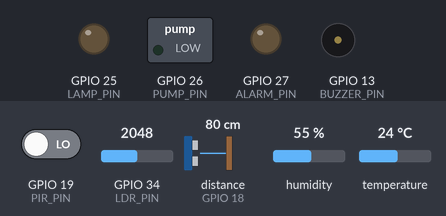
Bench run of a sketch on a simulated ESP32. On the bench: switched loads named in the sketch (green lamp = pin HIGH), output pins drawn as LEDs (lit = HIGH), buzzer (waves = sounding). Wiring (inferred from the names in the program): ultrasonic range finder: trigger GPIO 5; echo GPIO 18. Inputs (shaded band) come from the test bench; at power-on: distance to the obstacle (sensor on GPIO 18) 80 cm, temperature 24 °C, GPIO 34 (LDR_PIN) = 2048, GPIO 19 (PIR_PIN) LOW, humidity 55 %. The echo pulse lasts 58.3 µs per cm; WiFi joins after 1.5 s; servers stay silent unless stated; uploads are accepted with an empty reply; random numbers use the default seed unless the sketch sets one; no MQTT or app messages arrive unless stated; pins used as bus, display or sensor lines are not drawn; what the sketch prints to the serial monitor is not drawn.

Above: at 2.7 s.
2.8 s: distance to the obstacle (sensor on GPIO 18) set to 151 cm
7.0 s: distance to the obstacle (sensor on GPIO 18) set to 160 cm
At 8.7 s:
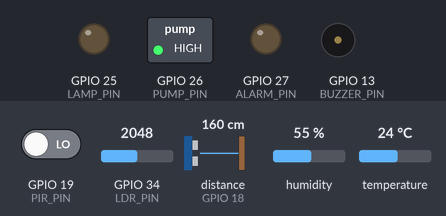
9.0 s: temperature set to 34.7 °C
16.6 s: temperature set to 35.8 °C
At 20.1 s:
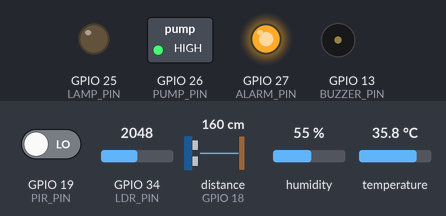
22.1 s: GPIO 34 (LDR_PIN) set to 2850
29.7 s: GPIO 34 (LDR_PIN) set to 2939
At 31.3 s:
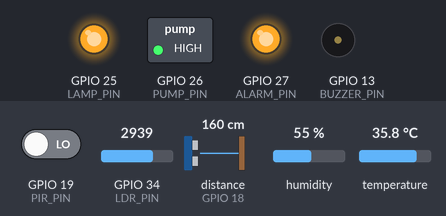
Timing chart, 0 to 34.2 s (numbered marks = the images above; inputs shaded):
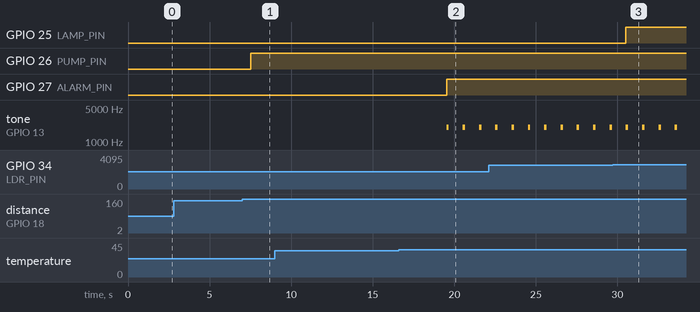

The sketch:

p5_alert.ino
```cpp
// P5 ALERT: the home calls a person when something is wrong
// P3 + phone notifications (ntfy). One alert when a problem starts, one when it clears.

#include <WiFi.h>
#include <PubSubClient.h>
#include <HTTPClient.h>
#include <WiFiClientSecure.h>
#include <DHT.h>

// ---- YOUR TURN: your own home name, e.g. "KANDY-07" (town + number, no spaces) ----
const char* HOME_ID = "HOME-01";

const char* WIFI_SSID = "Wokwi-GUEST";
const char* WIFI_PASS = "";
const char* MQTT_HOST = "broker.hivemq.com";   // public test broker: no private data!
const int MQTT_PORT = 1883;

// ---- YOUR TURN: your ntfy topic (subscribe to the same name in the ntfy phone app) ----
const char* NTFY_TOPIC = "sltiot-home-01";
const unsigned long ALERT_COOLDOWN_MS = 60000;   // same alarm at most once a minute

const int TRIG_PIN = 5;
const int ECHO_PIN = 18;
const int LDR_PIN = 34;
const int PIR_PIN = 19;
const int DHT_PIN = 15;
const int LAMP_PIN = 25;
const int PUMP_PIN = 26;
const int ALARM_PIN = 27;
const int BUZZER_PIN = 13;

const int PUMP_START = 25;
const int PUMP_STOP = 90;
const int RATION_STOP = 50;   // town water rationing: fill only to half
const int DARK_BELOW = 30;
const float HOT_C = 35.0;

DHT dht(DHT_PIN, DHT22);
WiFiClient net;
PubSubClient mqtt(net);

enum PumpMode { PUMP_AUTO, PUMP_FORCE_ON, PUMP_FORCE_OFF };
PumpMode pumpMode = PUMP_AUTO;
bool pumpOn = false;
bool ration = false;          // set by the town for every home at once

String topicTelemetry, topicStatus, topicCmd, topicEvent;
const char* TOPIC_TOWN = "sltiot/town/cmd";
unsigned long lastRead = 0, lastPublish = 0, lastMqttTry = 0;

float readDistanceCm() {
  digitalWrite(TRIG_PIN, LOW);
  delayMicroseconds(2);
  digitalWrite(TRIG_PIN, HIGH);
  delayMicroseconds(10);
  digitalWrite(TRIG_PIN, LOW);
  long us = pulseIn(ECHO_PIN, HIGH, 30000);
  return us / 58.0;   // 0 means no echo came back
}

const char* modeName() {
  return pumpMode == PUMP_AUTO ? "AUTO" : (pumpMode == PUMP_FORCE_ON ? "ON" : "OFF");
}

// Orders arrive here: for this home only, or for the whole town.
void onCommand(char* topic, byte* payload, unsigned int length) {
  String cmd;
  for (unsigned int i = 0; i < length; i++) cmd += (char)payload[i];
  cmd.trim();
  Serial.printf("ORDER <- %s: %s\n", topic, cmd.c_str());
  if (cmd == "PUMP_ON") pumpMode = PUMP_FORCE_ON;
  else if (cmd == "PUMP_OFF") pumpMode = PUMP_FORCE_OFF;
  else if (cmd == "AUTO") pumpMode = PUMP_AUTO;
  else if (cmd == "RATION_ON") ration = true;
  else if (cmd == "RATION_OFF") ration = false;
  lastPublish = 0;   // report the change straight away
}

// ---- Alerts ----
struct AlarmWatch {
  const char* name;
  const char* priority;   // ntfy priority: min, low, default, high, urgent
  bool active;
  unsigned long lastSent;
};

AlarmWatch watches[] = {
  { "HEAT", "high", false, 0 },
  { "NIGHT MOTION", "urgent", false, 0 },
  { "TANK EMPTY", "default", false, 0 },
};

void sendPush(const String& title, const String& message, const char* priority) {
  WiFiClientSecure tls;
  tls.setInsecure();   // workshop shortcut: skips the certificate check
  HTTPClient http;
  http.begin(tls, String("https://ntfy.sh/") + NTFY_TOPIC);
  http.addHeader("Title", title);
  http.addHeader("Priority", priority);
  http.addHeader("Tags", "house");
  int code = http.POST(message);
  http.end();
  Serial.printf("PUSH [%s] %s -> HTTP %d\n", priority, message.c_str(), code);
}

void checkAlerts(const String& alarms) {
  for (AlarmWatch& w : watches) {
    bool nowActive = alarms.indexOf(w.name) >= 0;
    if (nowActive == w.active) continue;                       // nothing changed
    if (nowActive && w.lastSent != 0 && millis() - w.lastSent < ALERT_COOLDOWN_MS) continue;
    w.active = nowActive;
    w.lastSent = millis();
    String msg = String(HOME_ID) + ": " + w.name + (nowActive ? " RAISED" : " cleared");
    sendPush(String(HOME_ID) + " alert", msg, nowActive ? w.priority : "low");
    if (mqtt.connected()) mqtt.publish(topicEvent.c_str(), msg.c_str());
  }
}

void connectMqtt() {
  if (mqtt.connected() || millis() - lastMqttTry < 5000) return;
  lastMqttTry = millis();
  String clientId = String("sltiot-") + HOME_ID + "-" + String(random(0xffff), HEX);
  Serial.print("Joining the town (MQTT)... ");
  // Last Will: if this home drops off, the broker tells everyone "offline".
  if (mqtt.connect(clientId.c_str(), topicStatus.c_str(), 0, true, "offline")) {
    Serial.println("joined");
    mqtt.publish(topicStatus.c_str(), "online", true);
    mqtt.subscribe(topicCmd.c_str());
    mqtt.subscribe(TOPIC_TOWN);
  } else {
    Serial.printf("failed, rc=%d\n", mqtt.state());
  }
}

void setup() {
  Serial.begin(115200);
  pinMode(TRIG_PIN, OUTPUT);
  pinMode(ECHO_PIN, INPUT);
  pinMode(PIR_PIN, INPUT);
  pinMode(LAMP_PIN, OUTPUT);
  pinMode(PUMP_PIN, OUTPUT);
  pinMode(ALARM_PIN, OUTPUT);
  dht.begin();

  String base = String("sltiot/") + HOME_ID;
  topicTelemetry = base + "/telemetry";
  topicStatus = base + "/status";
  topicCmd = base + "/cmd";
  topicEvent = base + "/event";

  Serial.print("Connecting to WiFi");
  WiFi.begin(WIFI_SSID, WIFI_PASS, 6);   // Wokwi-GUEST is on channel 6: skips the scan, connects faster
  while (WiFi.status() != WL_CONNECTED) { Serial.print("."); delay(250); }
  Serial.println(" connected");

  mqtt.setServer(MQTT_HOST, MQTT_PORT);
  mqtt.setBufferSize(512);
  mqtt.setCallback(onCommand);
}

void loop() {
  connectMqtt();
  mqtt.loop();

  if (millis() - lastRead < 1000) return;
  lastRead = millis();

  float cm = readDistanceCm();
  if (cm <= 0) return;   // no echo: skip this reading
  int tank = constrain(map((int)cm, 200, 20, 0, 100), 0, 100);
  int light = 100 - analogRead(LDR_PIN) * 100 / 4095;
  bool motion = digitalRead(PIR_PIN) == HIGH;
  float temp = dht.readTemperature();
  float hum = dht.readHumidity();

  int stopAt = ration ? RATION_STOP : PUMP_STOP;
  if (pumpMode == PUMP_FORCE_ON) pumpOn = true;
  else if (pumpMode == PUMP_FORCE_OFF) pumpOn = false;
  else {
    if (tank < PUMP_START) pumpOn = true;
    if (tank >= stopAt) pumpOn = false;
  }
  bool dark = light < DARK_BELOW;

  String alarms = "";
  if (temp > HOT_C) alarms += "HEAT ";
  if (dark && motion) alarms += "NIGHT MOTION ";
  if (tank < 10) alarms += "TANK EMPTY ";
  alarms.trim();

  digitalWrite(PUMP_PIN, pumpOn);
  digitalWrite(LAMP_PIN, dark);
  digitalWrite(ALARM_PIN, alarms.length() > 0);
  if (alarms.length() > 0) tone(BUZZER_PIN, 2000, 150);
  checkAlerts(alarms);

  if (mqtt.connected() && (lastPublish == 0 || millis() - lastPublish > 5000)) {
    lastPublish = millis();
    char json[320];
    snprintf(json, sizeof(json),
             "{\"home\":\"%s\",\"tank\":%d,\"pump\":\"%s\",\"mode\":\"%s\",\"ration\":%s,"
             "\"light\":%d,\"lamp\":\"%s\",\"motion\":%s,\"temp\":%.1f,\"hum\":%.0f,"
             "\"alarms\":\"%s\",\"rssi\":%d}",
             HOME_ID, tank, pumpOn ? "ON" : "OFF", modeName(), ration ? "true" : "false",
             light, dark ? "ON" : "OFF", motion ? "true" : "false", temp, hum,
             alarms.c_str(), WiFi.RSSI());
    mqtt.publish(topicTelemetry.c_str(), json);
    Serial.printf("DATA -> %s %s\n", topicTelemetry.c_str(), json);
  }
}
```

Measured:
- the behaviour switches between 155 and 156 cm on distance to the obstacle (sensor on GPIO 18) (found by bisection; images 0 and 1)
- the behaviour switches between 35 and 35.1 °C on temperature (found by bisection; images 1 and 2)
- the behaviour switches between 2907 and 2908 on GPIO 34 (LDR_PIN) (found by bisection; images 2 and 3)
- after the input at 2.8 s, every drawn part: stays the same
- after the input at 7.0 s, GPIO 26 (PUMP_PIN): LOW → HIGH after 0.52 s
- after the input at 9.0 s, every drawn part: stays the same
- after the input at 16.6 s, GPIO 27 (ALARM_PIN): LOW → HIGH after 2.9 s; tone on GPIO 13 (BUZZER_PIN): alternates 2000 Hz for 0.15 s and silent for 0.85 s, starting after 2.9 s
- after the input at 29.7 s, GPIO 25 (LAMP_PIN): LOW → HIGH after 0.82 s
